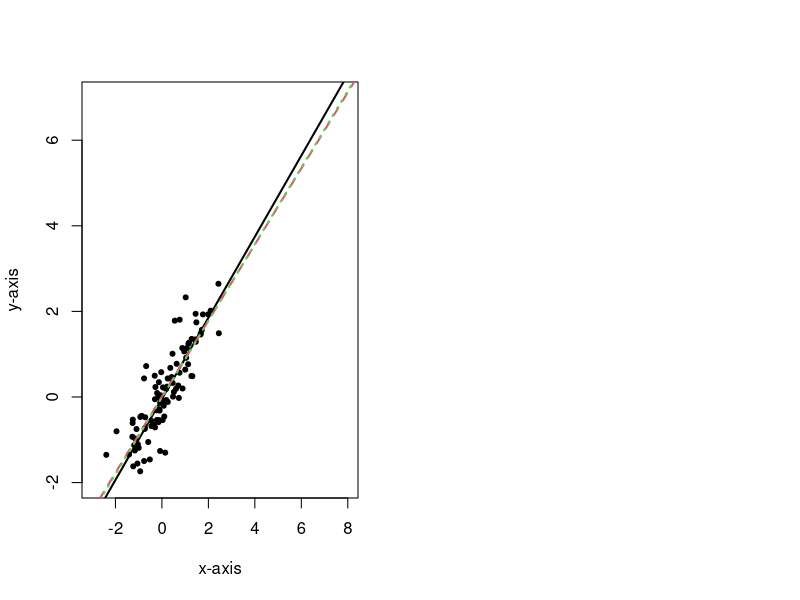

The R script that drew this image: (Note: this script raises an error after producing the figure.)
#for figures in Example 3 in Super-efficiency-paper, on 11/28/24 by Y. Zuo
# named as code-4-example3.R
library(mvtnorm)
library(robustbase)

n=100; p=2#
epsilon=0.3; n1=floor(epsilon*n)
m1=rmvnorm(n, mean=(rep(0, p)),sigma=matrix(c(1, 0.88, 0.88, 1), ncol=2, byrow=T))
m111=m1
m1=m111

par(mfrow=c(1,2))  
plot(m1[,1], m1[,2], xlim=c(-3,8), ylim=c(-2, 7), xlab="x-axis", ylab="y-axis", pch=20)
fit0<-ltsReg(m1[,1:(p-1)], m1[,p])
abline(fit0$coefficients[[1]], fit0$coefficients[[2]], col=1, lty=1, lwd=2)
#abline(AA1_main(m1,1, 0, 500, 0.001), col=2, lty=2, lwd=1)
fit2<-lm(m1[,2]~m1[,1]) #p is assume to be 2
abline(fit2, col=2, lty=2, lwd=2)
fit3=lmrob(m1[,2]~m1[,1])
abline(fit3, lty=3, col=3, lwd=2)
lst_beta=lstReg(m1, 1, 1, 20)
abline(lst_beta, lty=4, col=4, lwd=2)
legend(x = "topleft", legend=c("LTS", "LS", "MM","LST"),    
       col=1:4, lty=1:4, cex=1,
       title="Line types", text.font=2, bg='lightblue')

if(n1>=1)
{
  m2=rmvnorm(n1, mean=c(7,-2),sigma=diag(rep(0.1, p)))
  m1[sample(1:n,n1),]<-m2 
}

m222=m1
m1=m222

plot(m1[,1], m1[,2], xlim=c(-3,8), ylim=c(-2, 7), xlab="x-axis", ylab="y-axis", pch=20)
fit1<-ltsReg(m1[,1:(p-1)], m1[,p])
abline(fit1$coefficients[[1]], fit1$coefficients[[2]], col=1, lty=1, lwd=1)
#abline(AA1_main(m1,1, 0, 500, 0.001), col=2, lty=2, lwd=1)
fit2<-lm(m1[,2]~m1[,1]) #p is assume to be 2
abline(fit2, col=2, lty=2, lwd=1)
fit3=lmrob(m1[,2]~m1[,1])
abline(fit3, lty=3, col=3, lwd=1)
lst_beta=lstReg(m1, 1, 1, 20)
abline(lst_beta, lty=4, col=4, lwd=2)
#text(4., -1.6, expression ('LTS'))
#text(6, 5.7, expression('LST'))
#text(4, -1, expression('LS'))

legend(x = "topleft", legend=c("LTS", "LS", "MM","LST"),
       col=1:4, lty=1:4, cex=1,
       title="Line types", text.font=2, bg='lightblue')
